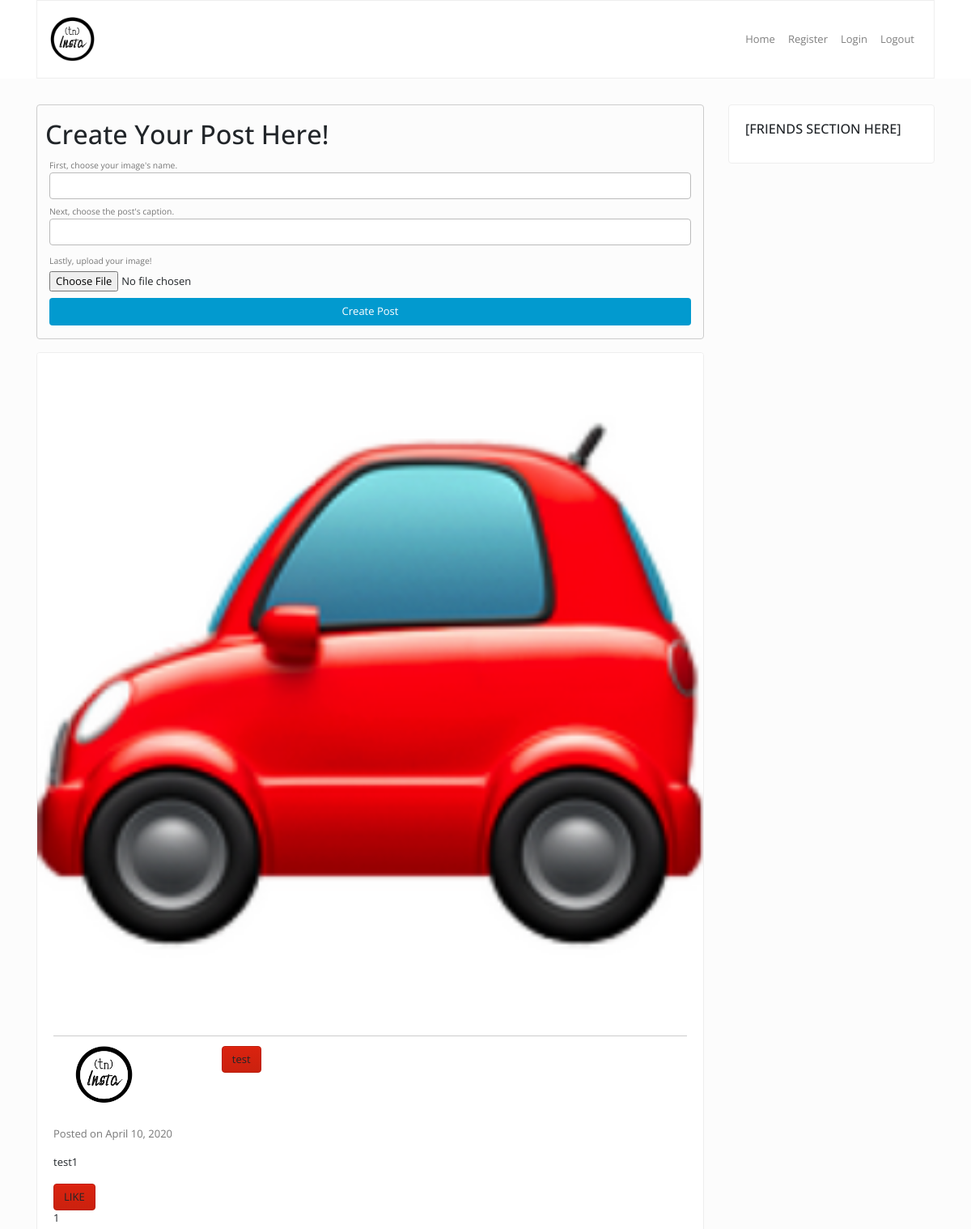
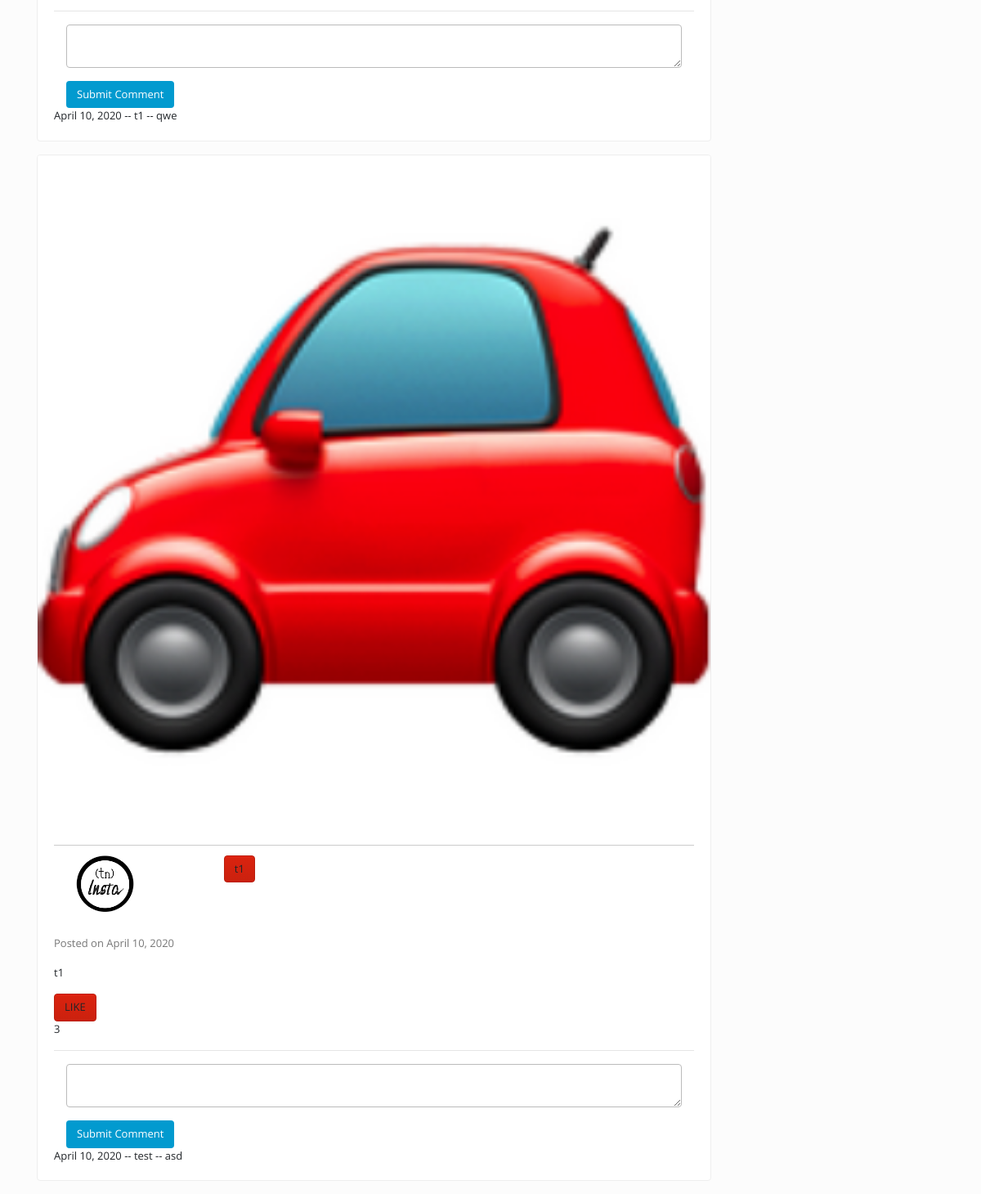
The page /home/ (signed in) on the database its author committed (2 pictures, top to bottom).
### timeline/models.py (models this page shows)
class Image(models.Model):
    name = models.CharField(max_length=50, unique=True)
    caption = models.CharField(max_length=50, unique=False)
    Img = models.ImageField(upload_to='images/', unique=False)
    user = models.ForeignKey (User,on_delete=models.CASCADE)
    post_date = models.DateField(("Date"), default=datetime.date.today, unique=False)
    likes = models.IntegerField(default=0)
    class Meta:
        ordering = ['-post_date',]

class Comment(models.Model):
    user = models.ForeignKey (User,on_delete=models.CASCADE)
    img = models.ForeignKey (Image,on_delete=models.CASCADE)
    msg = models.CharField(max_length=1024)
    post_date = models.DateField(("Date"), default=datetime.date.today)

### timeline/views.py (the view)
# urls.py: path('home/', views.home, name='timeline-home'),
def home(request):
    if request.user.is_authenticated == False:
        return redirect(reverse('timeline-base'))
    model = Image
    modelComment = Comment
    context = {
       'posts': model.objects.all(),
       'comments': modelComment.objects.all(),
    }
    return render(request, 'timeline/home_test.html',context)

### timeline/templates/timeline/home_test.html (shortened to what this page needs)
{% extends "timeline/base.html" %}
{% load static %}
{% block content %}
	<div class="container mb-3 border rounded w-100">
		<form id="form2" method="post" enctype="multipart/form-data" action="imageupload/">
			<div class="form-row mt-3">
				<h1>Create Your Post Here!</h1>
			</div>
			<div class="form-row">
				<div class="col">
					<div class="row">
						<div class="col">
							<small id="bs4-form-group-help1" class="form-text text-muted">First, choose your image's name.</small>
						</div>
					</div>
					<div class="row mb-1">
						<div class="col">
							<input id="text2" name="name" type="text" class="form-control">
						</div>
					</div>
					<div class="row">
						<div class="col">
							<small id="bs4-form-group-help2" class="form-text text-muted">Next, choose the post's caption.</small>
						</div>
					</div>
					<div class="row mb-2">
						<div class="col">
							<input id="text3" name="caption" type="text" class="form-control">
						</div>
					</div>
					<div class="row mb-1">
						<div class="col">
							<small id="bs4-form-group-help3" class="form-text text-muted">Lastly, upload your image!</small>
						</div>
					</div>
					<div class="row mb-2">
						<div class="col"><input id="file1" name="Img" type="file" class="form-control-file"></div>
					</div>
					<div class="row mb-3">
						<div class="col offset-0 w-auto">
							<button type="submit" class="btn bg-info mr-1 w-100 text-white">Create Post</button>
						</div>
					</div>
				</div>
			</div>
		</form>
	</div>
    {% for post in posts %}
        <div class="card mb-3">
            <img class="card-img-top w-100" src="{{ post.Img.url }}" alt="{{ post.name }}">
            <div class="card-body">
                <table class="table">
                    <tbody>
                        <tr>
                            <td class="w-25">
                                <div class="container">
                                    <img src="{% static 'timeline/TNI_Assets/TNI-Logo.png' %}" class="w-50 h-50">
                                </div>
                            </td>
                            <td valign="middle" class="w-75 h-auto">
								<form method="post" action="profile/">
									<a onclick="this.parentNode.submit();" class="btn btn-primary">{{ post.user }}</a>
								</form>
                            </td>
                        </tr>
                    </tbody>
                </table>
                <p class="text-left text-muted">Posted on {{ post.post_date }}</p>
                <p class="card-text">{{ post.name }}</p>
				<form method="post" action="like/">
					<a onclick="this.parentNode.submit();" class="btn btn-primary">LIKE</a> <p> {{ post.likes }}</p>
				</form>
                <hr>
                <div class="container mt-3 w-100">
                    <form id={{ post.name }} method="post" action="comment/">
                        <textarea  name="msg" form={{ post.name }} id="text1" class="form-control" dmx-bind:placeholder="Have some thoughts about this post? Comment here!"></textarea>
                        <button type="submit" value="Comment" form={{ post.name }} class="btn bg-info mt-3 text-white">Submit Comment</button>
                    </form>
				</div>
				{% for comment in comments %}
				<div>
					{% if comment.img == post %}
						{{ comment.post_date }} -- {{ comment.user }} -- {{ comment.msg }}
					{% endif %}
				</div>
				{% endfor %}
            </div>
        </div>
    {% endfor %}
{% endblock content %}

### timeline/templates/timeline/base.html (shortened to what this page needs)
{% load static %}
<!DOCTYPE html>
<html lang="en">
<head>
    <link rel="stylesheet" type="text/css" href="{% static 'timeline/style.css' %}">
	<link rel="stylesheet" href="{% static 'timeline/bootstrap/4/simplex/bootstrap.min.css' %}" />
</head>
<body>
	<header class="bg-light">
		<div class="container">
			<div class="row">
				<div class="col">
					<nav class="navbar navbar-expand-lg navbar-light bg-light sticky-top">
						<img src="{% static 'timeline/TNI_Assets/TNI-Logo.png' %}" class="navbar-brand mr-auto" href="#" width="55">
						<div class="collapse navbar-collapse justify-content-end" id="navbar1_collapse">
							<div class="navbar-nav">
							<a class="nav-item nav-link active" href="home/">Home</a>
							<a href="registration/" class="nav-item nav-link">Register</a>
							<a class="nav-item nav-link" href="login/">Login</a>
							<a class="nav-item nav-link" href="logout/">Logout</a>
							</div>
						</div>
					</nav>
				</div>
			</div>
		</div>
	</header>
	<div class="container wappler-block pt-3 pb-3">
	</div>
    <main>
		<div class="container wappler-block">
			<div class="row">
				<div class="col-12 col-md-8 col-xl-9">
                    {% block content %}{% endblock %}
				</div>
				<div class="col-12 col-md-4 col-xl-3">
					<div class="card sticky-top">
						<div class="card-body">
							<h5 class="card-title">[FRIENDS SECTION HERE]</h5>
						</div>
					</div>
				</div>
			</div>
		</div>
	</main>
</body>
</html>

### rows shown on the page
Image: Img (picture), user "test", post_date "April 10, 2020", name "test1", likes "1"
Comment: post_date "April 10, 2020", user "t1", msg "qwe"
Image: Img (picture), user "t1", post_date "April 10, 2020", name "t1", likes "3"
Comment: post_date "April 10, 2020", user "test", msg "asd"
